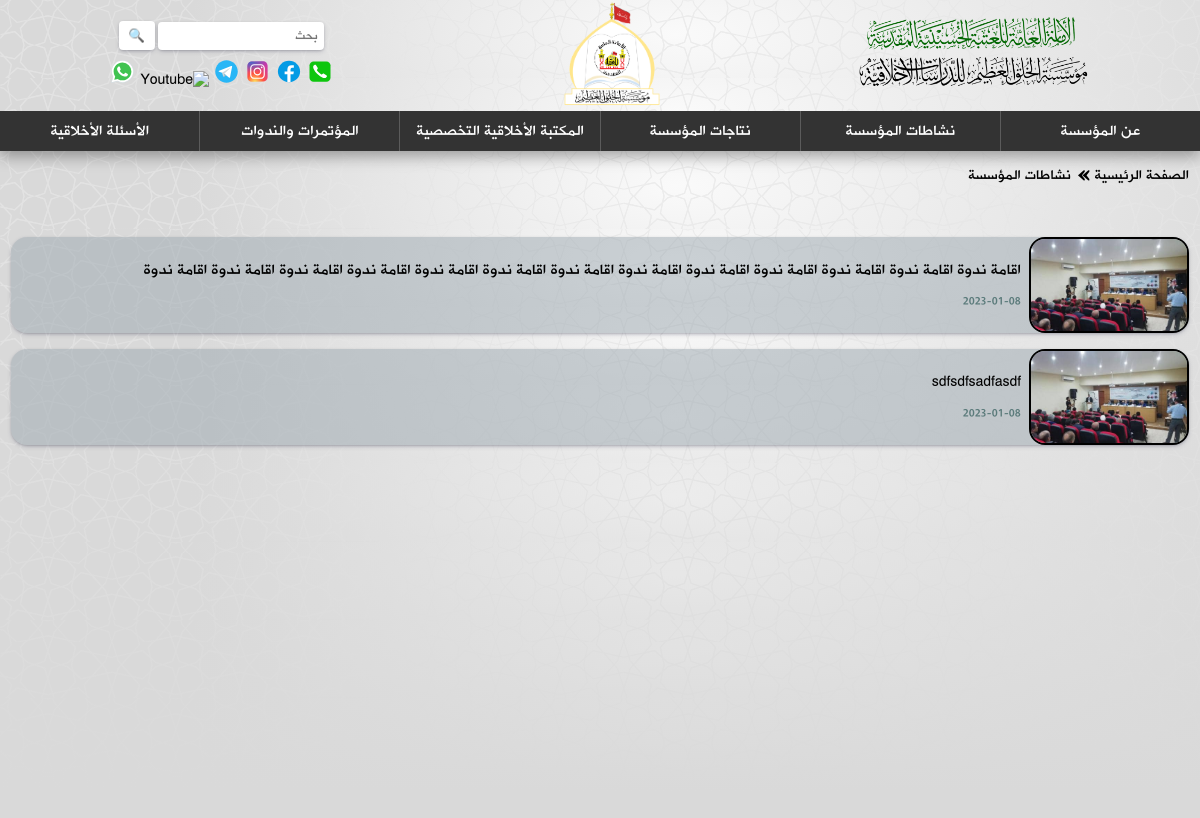
/activities/, run on an earlier commit of the app's database.
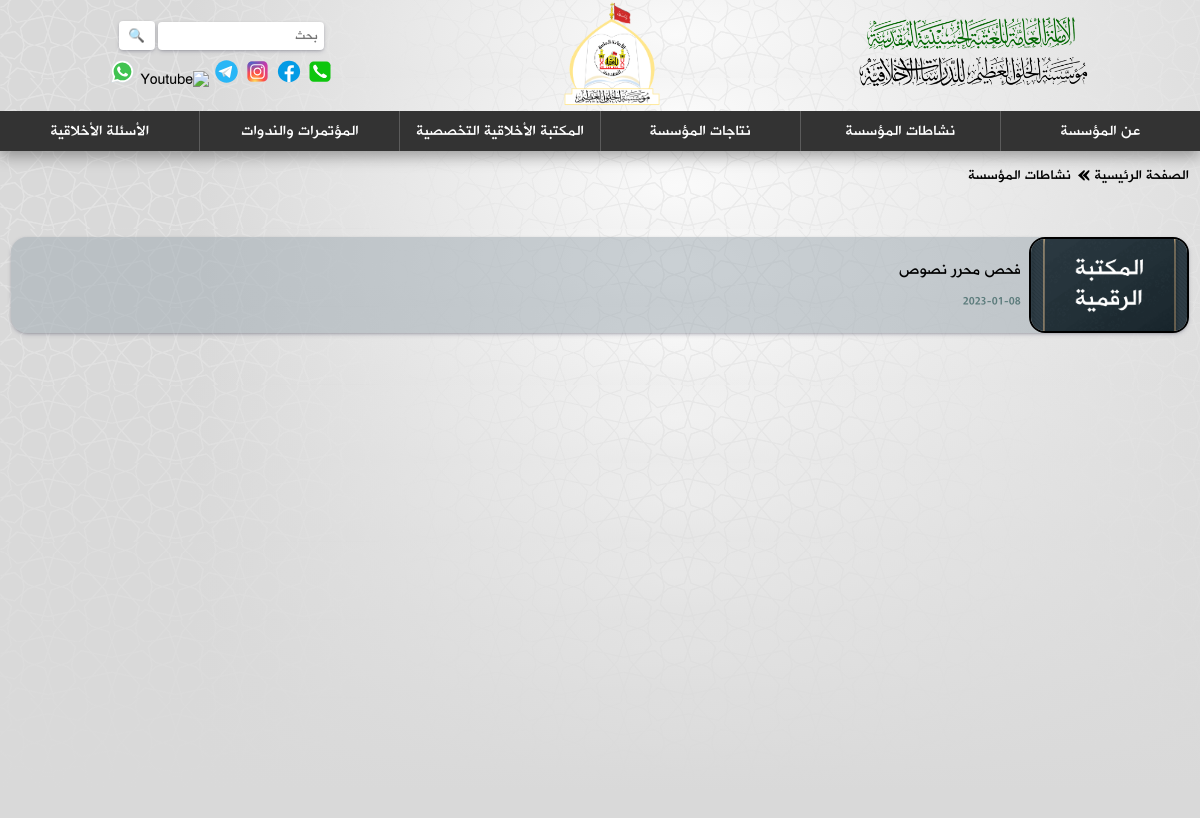
And on a later commit of the database.
### backend/models.py (models this page shows, shortened)
class Activity(models.Model):
    title = models.CharField(max_length=1000, blank=False)
    created_at = models.DateTimeField(auto_now_add=True)
    main_img = models.ForeignKey(Image, on_delete=models.PROTECT, blank=False)
    body = models.TextField(max_length=5000, blank=False)
    img_array = models.ManyToManyField(Image, blank=True, related_name="images")
    vid_array = models.ManyToManyField(Video, blank=True, related_name="videos")
    audio = models.CharField(max_length=1000, blank=True)
    class Meta:
        ordering = ['-created_at']

class Image(models.Model):
    image = models.ImageField(upload_to="images", blank=False)

### backend/views.py (the view)
# urls.py: path("activities/", views.activities, name="activities"),
def activities(request):
    activities = Activity.objects.all()
    context = {"activities":activities}
    return render(request, "backend/section.html", context)

### backend/templates/backend/section.html (shortened to what this page needs)
{% extends "backend/layout.html" %}
{% load static %}
{% block extraHead %}
<link rel="stylesheet" href="{% static 'css/pages.css' %}">
{% endblock %}
{% block body %}
<main>
    <div class="path">
        <p class="component"><a href="{% url 'backend:home' %}"> الصفحة الرئيسية </a></p>
        <p class="pathArrow"> &#xbb; </p>
        <p class="component">
            {% if activities %}
            <a href="{% url 'backend:activities' %}"> نشاطات المؤسسة </a>
            {% elif productions %}
            <a href="{% url 'backend:productions' %}"> نتاجات المؤسسة </a>
            {% endif %}
        </p>
    </div>
    <div class="pageContainer
        {% if activities %}
        itemsContainer
        {% endif %}
    ">
        {% if activities %}
            {% for activity in activities %}
            <a class="activity" href="{% url 'backend:activity' activity.id %}">
                <div class="item">
                    <div class="itemImage">
                        <img src="{{ activity.main_img.image.url }}" alt="{{ activity.title }}">
                    </div>
                    <div class="itemDetails">
                        <p class="itemTitle">
                            {{ activity.title }}
                        </p>
                        <div class="statistics">
                            <p class="date">{{ activity.created_at|date:"Y-m-d" }}</p>
                        </div>
                    </div>
                </div>
            </a>
            {% empty %}
            <p>لا توجد عناصر</p>
            {% endfor %}
        {% endif %}
    </div>
</main>
{% endblock %}

What changed in the data, as far as the page shows it:
removed Activity: main_img.image (picture), title "اقامة ندوة اقامة ندوة اقامة ندوة اقامة ندوة اقامة ندوة اقامة ندوة اقامة ندوة اقامة ندوة اقامة ندوة اقامة ندوة اقامة ندوة اقامة ندوة اقامة ندوة", created_at "2023-01-08"
removed Activity: main_img.image (picture), title "sdfsdfsadfasdf", created_at "2023-01-08"
added Activity: main_img.image (picture), title "فحص محرر نصوص", created_at "2023-01-08"
